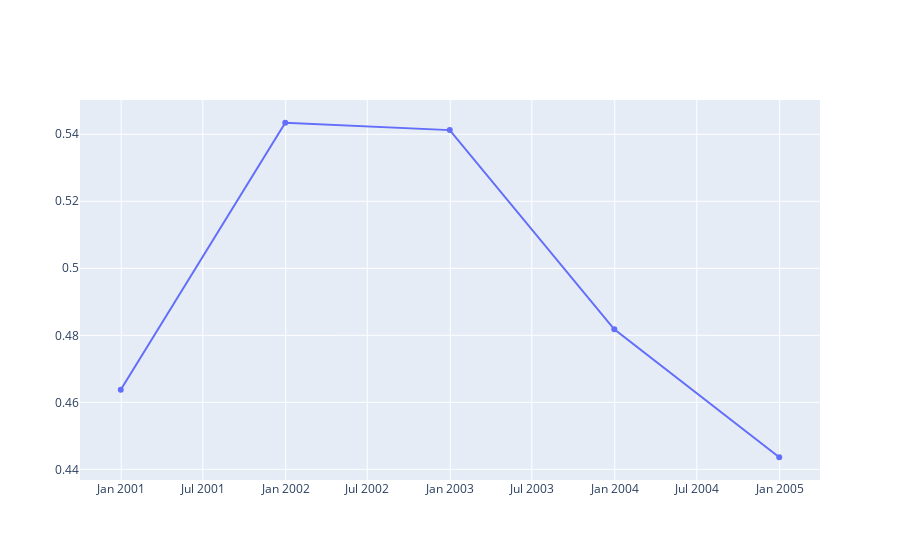

The notebook cell this image was saved under:
### Code cell
import plotly.offline as off
import chart_studio.plotly as py
import plotly.graph_objs as go

data = [go.Scatter(x=annual_temp.index, y=annual_temp.polarity_compound_post)]
off.iplot(data)

### Figure 1 — Plotly figure (JSON) as saved in the notebook; plotly's stock layout.template omitted (floating-point values rounded to 4 significant figures)
{"data": [{"type": "scatter", "x": ["2000-12-31T00:00:00", "2001-12-31T00:00:00", "2002-12-31T00:00:00", "2003-12-31T00:00:00", "2004-12-31T00:00:00"], "y": [0.4637, 0.5434, 0.5412, 0.4818, 0.4436]}], "layout": {}}
